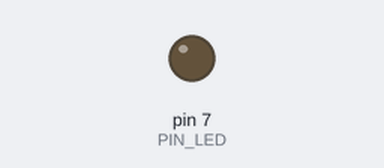
This sketch was run on a simulated Arduino Uno, built with avr-gcc and run on an emulated ATmega328P. On the bench: output pins drawn as LEDs (lit = HIGH). Dashed ring = blinking. At 2.0 s the program stops and its outputs stay as they are.

Above: at 0.5 s.
At 1.85 s:
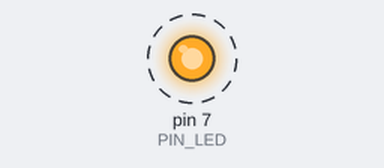
Timing chart, 0 to 3.0 s (numbered marks = the images above):
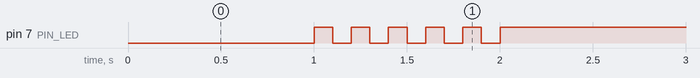

The sketch:

05_practice_2.ino
```cpp
#define PIN_LED 7


void setup() {
  pinMode(PIN_LED, OUTPUT);
}
void loop(){
  digitalWrite(PIN_LED , LOW);
  delay(1000);
  for (int i = 0 ; i < 5; i++){
  digitalWrite(PIN_LED , HIGH);
  delay(100);
  digitalWrite(PIN_LED , LOW);
  delay(100);
  }
  digitalWrite(PIN_LED, HIGH);
  while(1){
  }
}
```

Measured:
- by itself, pin 7 (PIN_LED): alternates HIGH for 0.10 s and LOW for 0.10 s, 11 changes in all, then stays HIGH
